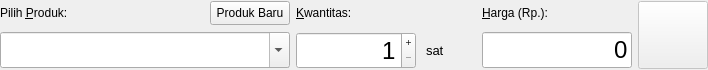
<?xml version="1.0" encoding="UTF-8"?>
<ui version="4.0">
 <class>SalesOrderItemEditor</class>
 <widget class="QDialog" name="SalesOrderItemEditor">
  <property name="geometry">
   <rect>
    <x>0</x>
    <y>0</y>
    <width>708</width>
    <height>70</height>
   </rect>
  </property>
  <property name="windowTitle">
   <string>Tambahkan Produk</string>
  </property>
  <layout class="QGridLayout" name="gridLayout" columnstretch="1,0,0,0">
   <property name="leftMargin">
    <number>0</number>
   </property>
   <property name="topMargin">
    <number>0</number>
   </property>
   <property name="rightMargin">
    <number>0</number>
   </property>
   <property name="bottomMargin">
    <number>0</number>
   </property>
   <property name="spacing">
    <number>6</number>
   </property>
   <item row="1" column="2">
    <widget class="CurrencyEdit" name="priceEdit">
     <property name="sizePolicy">
      <sizepolicy hsizetype="Expanding" vsizetype="Fixed">
       <horstretch>0</horstretch>
       <verstretch>0</verstretch>
      </sizepolicy>
     </property>
     <property name="maximumSize">
      <size>
       <width>150</width>
       <height>16777215</height>
      </size>
     </property>
     <property name="font">
      <font>
       <pointsize>18</pointsize>
      </font>
     </property>
     <property name="text">
      <string>0</string>
     </property>
     <property name="alignment">
      <set>Qt::AlignRight|Qt::AlignTrailing|Qt::AlignVCenter</set>
     </property>
     <property name="readOnly">
      <bool>false</bool>
     </property>
    </widget>
   </item>
   <item row="0" column="3" rowspan="2">
    <widget class="QPushButton" name="addButton">
     <property name="enabled">
      <bool>false</bool>
     </property>
     <property name="sizePolicy">
      <sizepolicy hsizetype="Minimum" vsizetype="Minimum">
       <horstretch>0</horstretch>
       <verstretch>0</verstretch>
      </sizepolicy>
     </property>
     <property name="minimumSize">
      <size>
       <width>70</width>
       <height>0</height>
      </size>
     </property>
     <property name="text">
      <string/>
     </property>
     <property name="icon">
      <iconset resource="app.qrc">
       <normaloff>:/icons/add</normaloff>:/icons/add</iconset>
     </property>
     <property name="iconSize">
      <size>
       <width>20</width>
       <height>20</height>
      </size>
     </property>
     <property name="autoDefault">
      <bool>false</bool>
     </property>
    </widget>
   </item>
   <item row="0" column="0">
    <layout class="QHBoxLayout" name="horizontalLayout">
     <item>
      <widget class="QLabel" name="label">
       <property name="text">
        <string>Pilih &amp;Produk:</string>
       </property>
       <property name="buddy">
        <cstring>productComboBox</cstring>
       </property>
      </widget>
     </item>
     <item>
      <spacer name="horizontalSpacer">
       <property name="orientation">
        <enum>Qt::Horizontal</enum>
       </property>
       <property name="sizeHint" stdset="0">
        <size>
         <width>40</width>
         <height>20</height>
        </size>
       </property>
      </spacer>
     </item>
     <item>
      <widget class="QPushButton" name="newProductButton">
       <property name="maximumSize">
        <size>
         <width>500</width>
         <height>24</height>
        </size>
       </property>
       <property name="toolTip">
        <string>Tambah produk baru</string>
       </property>
       <property name="text">
        <string>Produk Baru</string>
       </property>
       <property name="icon">
        <iconset resource="app.qrc">
         <normaloff>:/icons/add</normaloff>:/icons/add</iconset>
       </property>
       <property name="autoDefault">
        <bool>false</bool>
       </property>
      </widget>
     </item>
    </layout>
   </item>
   <item row="0" column="1">
    <widget class="QLabel" name="label_2">
     <property name="text">
      <string>&amp;Kwantitas:</string>
     </property>
     <property name="buddy">
      <cstring>quantitySpinBox</cstring>
     </property>
    </widget>
   </item>
   <item row="0" column="2">
    <widget class="QLabel" name="label_3">
     <property name="text">
      <string>&amp;Harga (Rp.):</string>
     </property>
     <property name="buddy">
      <cstring>priceEdit</cstring>
     </property>
    </widget>
   </item>
   <item row="1" column="0">
    <widget class="QComboBox" name="productComboBox">
     <property name="sizePolicy">
      <sizepolicy hsizetype="Preferred" vsizetype="Fixed">
       <horstretch>0</horstretch>
       <verstretch>0</verstretch>
      </sizepolicy>
     </property>
     <property name="font">
      <font>
       <pointsize>18</pointsize>
      </font>
     </property>
     <property name="editable">
      <bool>true</bool>
     </property>
    </widget>
   </item>
   <item row="1" column="1">
    <layout class="QHBoxLayout" name="horizontalLayout_2">
     <property name="spacing">
      <number>10</number>
     </property>
     <item>
      <widget class="QSpinBox" name="quantitySpinBox">
       <property name="sizePolicy">
        <sizepolicy hsizetype="Minimum" vsizetype="Fixed">
         <horstretch>0</horstretch>
         <verstretch>0</verstretch>
        </sizepolicy>
       </property>
       <property name="minimumSize">
        <size>
         <width>120</width>
         <height>0</height>
        </size>
       </property>
       <property name="maximumSize">
        <size>
         <width>120</width>
         <height>16777215</height>
        </size>
       </property>
       <property name="font">
        <font>
         <pointsize>18</pointsize>
        </font>
       </property>
       <property name="alignment">
        <set>Qt::AlignRight|Qt::AlignTrailing|Qt::AlignVCenter</set>
       </property>
       <property name="buttonSymbols">
        <enum>QAbstractSpinBox::PlusMinus</enum>
       </property>
       <property name="minimum">
        <number>1</number>
       </property>
       <property name="maximum">
        <number>999999</number>
       </property>
       <property name="stepType">
        <enum>QAbstractSpinBox::DefaultStepType</enum>
       </property>
       <property name="value">
        <number>1</number>
       </property>
      </widget>
     </item>
     <item>
      <widget class="QLabel" name="uomLabel">
       <property name="minimumSize">
        <size>
         <width>50</width>
         <height>0</height>
        </size>
       </property>
       <property name="maximumSize">
        <size>
         <width>50</width>
         <height>16777215</height>
        </size>
       </property>
       <property name="font">
        <font>
         <pointsize>10</pointsize>
        </font>
       </property>
       <property name="text">
        <string>sat</string>
       </property>
      </widget>
     </item>
    </layout>
   </item>
  </layout>
 </widget>
 <customwidgets>
  <customwidget>
   <class>CurrencyEdit</class>
   <extends>QLineEdit</extends>
   <header>libs/widgets/currencyedit.h</header>
  </customwidget>
 </customwidgets>
 <tabstops>
  <tabstop>newProductButton</tabstop>
  <tabstop>productComboBox</tabstop>
  <tabstop>quantitySpinBox</tabstop>
  <tabstop>priceEdit</tabstop>
  <tabstop>addButton</tabstop>
 </tabstops>
 <resources>
  <include location="app.qrc"/>
 </resources>
 <connections/>
</ui>
